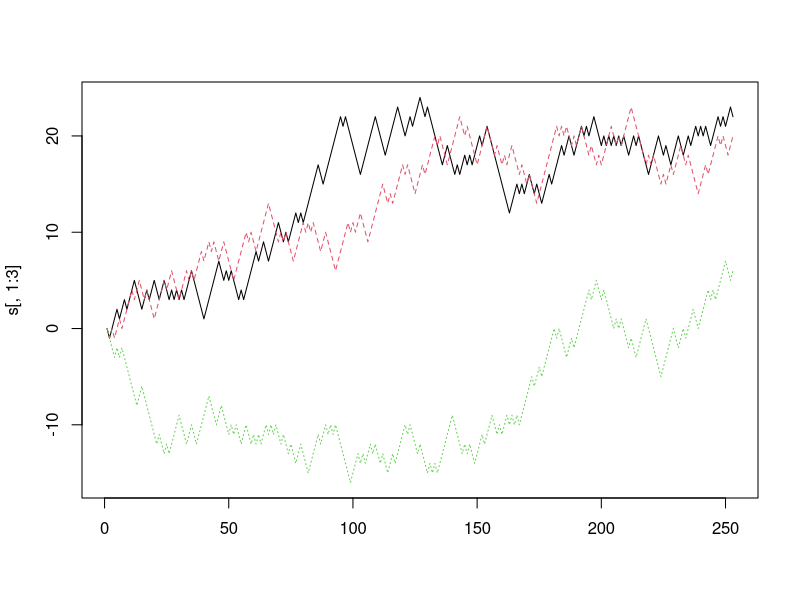

This figure's R source:
##
p = 0.5; q=1-p
Nt=252
Np=1e4
z=matrix(runif(Nt*Np), nrow=Nt)
x=sign(p-z)

s=matrix(0, Nt+1, Np)

for (k in 1:Nt) {
  s[k+1,] = s[k,] + x[k,]
}

matplot(s[,1:3], type='l')
